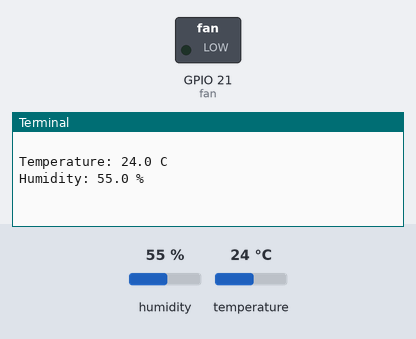
Simulated run of this program. Board: Raspberry Pi (BCM pin numbers). On the bench: switched loads named in the program (green lamp = pin HIGH), the last lines printed to the terminal. Inputs (shaded band) come from the test bench; at power-on: temperature 24 °C, humidity 55 %.

Above: at 1.2 s.
1.3 s: temperature set to 28 °C
At 6.2 s:
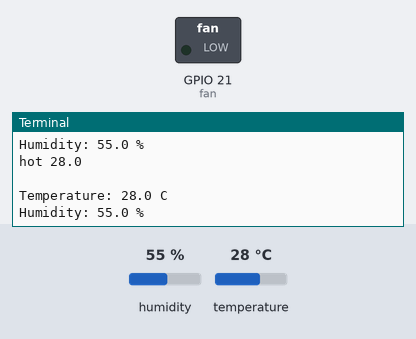
11.5 s: temperature set to 12 °C
At 16.3 s:
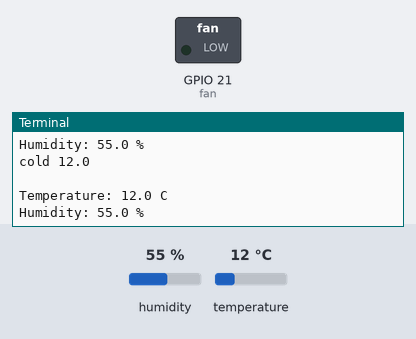
21.5 s: humidity set to 22 %
At 26.3 s:
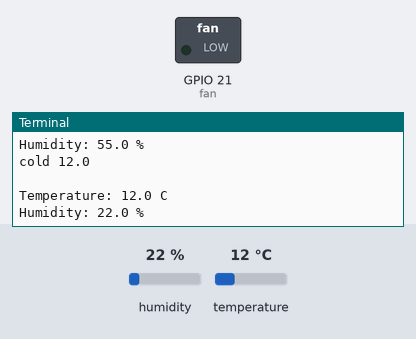
Timing chart, 0 to 27.8 s (numbered marks = the images above; inputs shaded):
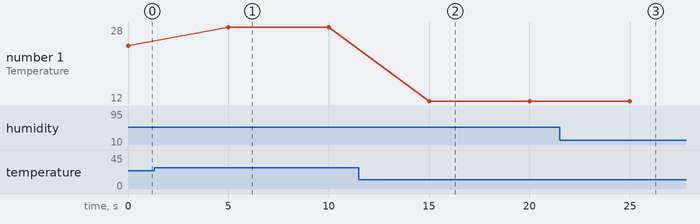

Measured:
- after the input at 1.3 s, the terminal: prints a new line after 3.7 s (image 1)
- after the input at 11.5 s, the terminal: prints a new line after 3.5 s (image 2)
- after the input at 21.5 s, the terminal: prints a new line after 3.5 s (image 3)
- plotted number 1: 24 → 28 after the input at 1.3 s, 28 → 12 after the input at 11.5 s

The program:

s17021.py
```python
import time
import board
import busio

# Requires library, install with this command "pip3 install adafruit-circuitpython-si7021"
import adafruit_si7021

# start the fan
from gpiozero import LED


# Create library object using our Bus I2C port
i2c = busio.I2C(board.SCL, board.SDA)
sensor = adafruit_si7021.SI7021(i2c)


while True:
        print("\nTemperature: %0.1f C" % sensor.temperature)
        print("Humidity: %0.1f %%" % sensor.relative_humidity)
        time.sleep(5)
        try:
                if(sensor.temperature > 25):
                        fan = LED(21)
                        print("hot",sensor.temperature)
                else:
                        fan.close()
                        print("cold", sensor.temperature)
        except:
                print("Error occured--")
```
